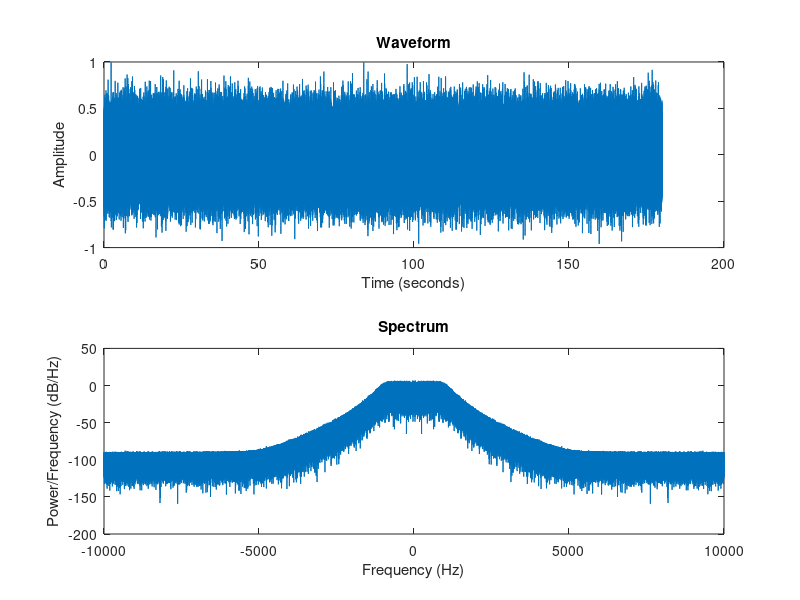

Write the MATLAB code that produced this figure.
duration = 180; 
fs = 20000; 
f_cutoff = 1000;


white_noise = randn(1, duration * fs);

[b, a] = butter(6, f_cutoff / (fs/2), 'low');

filtered_noise = filter(b, a, white_noise);

% Normalize 
filtered_noise = filtered_noise / max(abs(filtered_noise));

audiowrite('filtered_noise.wav', filtered_noise, fs);



filename = 'filtered_noise.wav';
[y, fs] = audioread(filename);

t = (0:length(y)-1) / fs;
subplot(2,1,1);
plot(t, y);
xlabel('Time (seconds)');
ylabel('Amplitude');
title('Waveform');

N = length(y);
f = (-N/2:N/2-1) * fs / N;

Y = fftshift(fft(y));
Pyy = abs(Y).^2 / N;
subplot(2,1,2);

plot(f, 10*log10(Pyy));
xlabel('Frequency (Hz)');
ylabel('Power/Frequency (dB/Hz)');
title('Spectrum');
xlim([-fs/2, fs/2]);